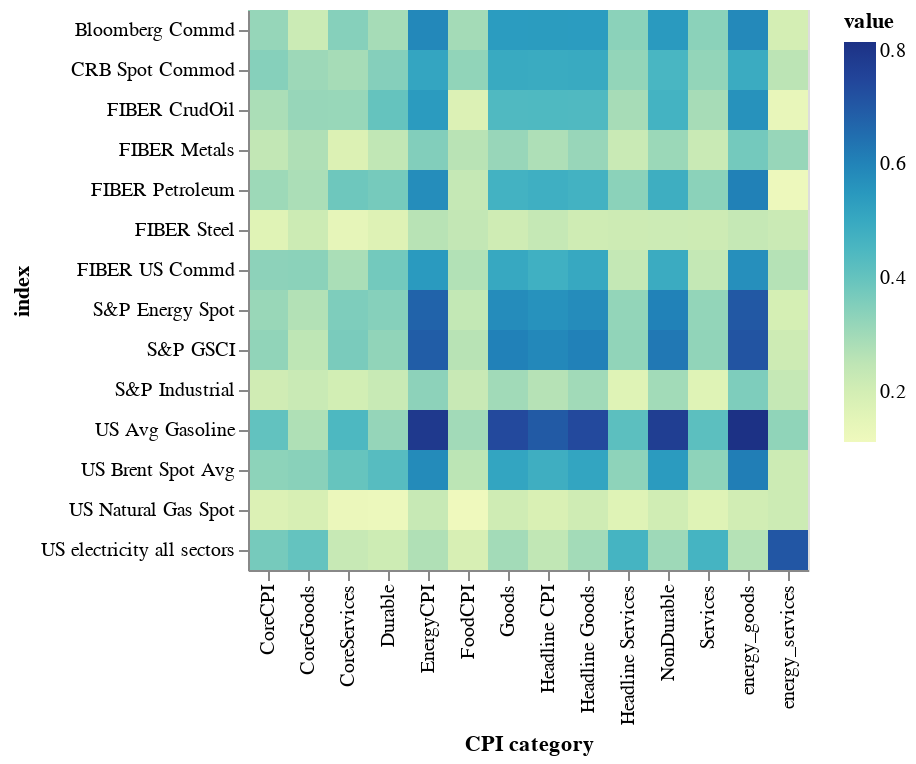

Notebook code cell kept with this figure:
### Code cell
corr_df = corr_df.loc[INDUSTRIAL_SUBSET + ENERGY_SUBSET + MISC]

# alt.Chart(cpi_common_corr).mark_rect().encode(x='')
melt_df = corr_df.melt(var_name="CPI category", ignore_index=False).reset_index()
alt.Chart(melt_df).mark_rect().encode(x='CPI category:N', y='index:N', color='value:Q')

### Figure 1 — Vega-Lite specification as saved in the notebook (floating-point values rounded to 4 significant figures; data arrays with more than 128 entries replaced by an {"elided": "..."} marker saying what was removed)
{"config": {"view": {"continuousWidth": 400, "continuousHeight": 300}}, "data": {"name": "data-c278be8a4dfc655dc52be9088d4305a0"}, "mark": "rect", "encoding": {"color": {"field": "value", "type": "quantitative"}, "x": {"field": "CPI category", "type": "nominal"}, "y": {"field": "index", "type": "nominal"}}, "$schema": "https://vega.github.io/schema/vega-lite/v4.17.0.json", "datasets": {"data-c278be8a4dfc655dc52be9088d4305a0": {"elided": "196 records"}}}
